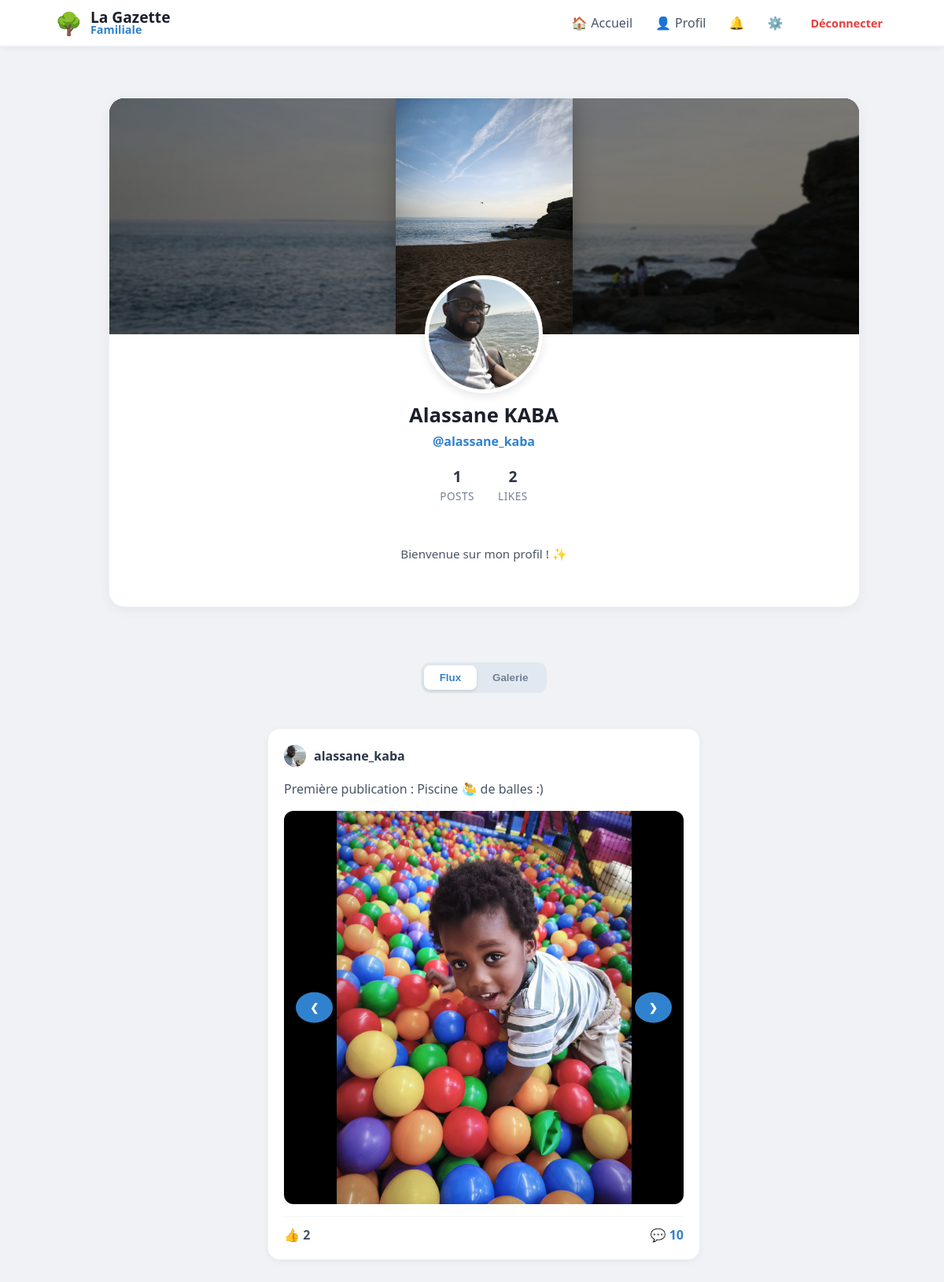
Page /user/alassane_kaba (signed in) on the committed database.
### tables this page shows
CREATE TABLE users (
                id INTEGER PRIMARY KEY AUTOINCREMENT, 
                email TEXT UNIQUE, 
                firstname TEXT, 
                lastname TEXT, 
                username TEXT UNIQUE, 
                password TEXT, 
                avatar TEXT,
                cover TEXT,
                bio TEXT,
                is_approved INTEGER DEFAULT 0,
                is_admin INTEGER DEFAULT 0
            );

CREATE TABLE posts (
                id INTEGER PRIMARY KEY AUTOINCREMENT, 
                username TEXT, 
                content TEXT, 
                likes INTEGER DEFAULT 0, 
                image TEXT,
                created_at DATETIME DEFAULT CURRENT_TIMESTAMP
            );

CREATE TABLE post_medias (
                        id INTEGER PRIMARY KEY AUTOINCREMENT,
                        post_id INTEGER,
                        filename TEXT,
                        file_type TEXT, -- 'image' ou 'video'
                        FOREIGN KEY (post_id) REFERENCES posts (id) ON DELETE CASCADE
                    );

### app.py (the view)
@app.route("/user/<username>")
@login_required
def profile(username):
    with get_db() as db:
        user_info = db.execute("SELECT * FROM users WHERE username = ?", (username,)).fetchone()
        if not user_info:
            flash("Utilisateur introuvable", "danger")
            return redirect(url_for('home'))
        posts_query = db.execute("""
            SELECT posts.*, users.avatar AS user_avatar,
                (SELECT COUNT(*) FROM reactions WHERE post_id=posts.id AND type='thumb') as thumbs,
                (SELECT COUNT(*) FROM reactions WHERE post_id=posts.id AND type='heart') as hearts
            FROM posts
            JOIN users ON posts.username = users.username
            WHERE posts.username=?
            ORDER BY posts.id DESC
        """, (username,)).fetchall()
        posts = [dict(row) for row in posts_query]
        for post in posts:
            medias = db.execute("SELECT filename, file_type FROM post_medias WHERE post_id = ?",
                                (post['id'],)).fetchall()
            post['medias'] = [dict(m) for m in medias]
            comments = db.execute("""
                SELECT comments.*, users.avatar AS user_avatar
                FROM comments
                JOIN users ON comments.username = users.username
                WHERE post_id = ?
                ORDER BY created_at ASC
            """, (post['id'],)).fetchall()
            post['comments'] = [dict(c) for c in comments]
        posts_count = len(posts)
        total_reactions = sum((p['thumbs'] or 0) + (p['hearts'] or 0) for p in posts)
    return render_template(
        "profile.html",
        posts=posts,
        user=user_info,
        posts_count=posts_count,
        likes_received=total_reactions
    )

### app.py (called while the page is built)
def get_db():
    db = sqlite3.connect("database.db")
    db.row_factory = sqlite3.Row
    return db

def login_required(f):
    @wraps(f)
    def decorated_function(*args, **kwargs):
        if "user" not in session:
            flash("Veuillez vous connecter pour accéder à cette page.", "info")
            return redirect("/login")
        return f(*args, **kwargs)
    return decorated_function

@app.context_processor
def inject_global_stats():
    stats = {'total_users': 0, 'total_posts': 0}
    if session.get('user'):
        db = get_db()
        u_count = db.execute("SELECT COUNT(*) FROM users WHERE is_approved = 1").fetchone()[0]
        p_count = db.execute("SELECT COUNT(*) FROM posts").fetchone()[0]
        stats = {'total_users': u_count, 'total_posts': p_count}
    return stats

@app.context_processor
def inject_pending_count():
    if session.get('is_admin'):
        db = get_db()
        count = db.execute("SELECT COUNT(*) as total FROM users WHERE is_approved = 0").fetchone()
        return {'pending_count': count['total']}
    return {'pending_count': 0}

@app.context_processor
def inject_notifications_count():
    if session.get('user'):
        db = get_db()
        count = db.execute("SELECT COUNT(*) FROM notifications WHERE username = ? AND is_read = 0",
                           (session['user'],)).fetchone()[0]
        return {'unread_count': count}
    return {'unread_count': 0}

### templates/profile.html (shortened to what this page needs)
{% extends "base.html" %}
{% block content %}
<div class="main-container">
    <div class="profile-header-card">
        <div class="cover-wrapper">
            <div class="cover-main-img"></div>
        </div>
        <div style="text-align: center; padding-bottom: 25px;">
            <div class="avatar-container">
                <img src="{{ url_for('static', filename='avatars/' + (user.avatar if user.avatar else 'default.png')) }}" class="profile-avatar-img">
            </div>
            <h2 style="margin: 0; font-size: 1.6em; color: #1a202c;">{{ user.firstname }} {{ user.lastname }}</h2>
            <p style="margin: 5px 0 15px 0; color: #3182ce; font-weight: 600;">@{{ user.username }}</p>
            <div class="profile-stats">
                <div class="stat-box">
                    <span class="stat-value">{{ posts|length }}</span>
                    <span class="stat-label">Posts</span>
                </div>
                <div class="stat-box">
                    <span class="stat-value">
                        {% set total_likes = namespace(value=0) %}
                        {% for post in posts %}{% set total_likes.value = total_likes.value + (post.thumbs|int) %}{% endfor %}
                        {{ total_likes.value }}
                    </span>
                    <span class="stat-label">Likes</span>
                </div>
            </div>
            <div class="profile-bio">
                {% if user.bio %}
                    {{ user.bio }}
                {% else %}
                    Bienvenue sur mon profil ! ✨
                {% endif %}
            </div>
        </div>
    </div>
    <div class="nav-container">
        <div class="modern-nav">
            <button onclick="switchView('feed')" id="btn-feed" class="nav-item-btn active">Flux</button>
            <button onclick="switchView('grid')" id="btn-grid" class="nav-item-btn">Galerie</button>
        </div>
    </div>
    <div style="grid-column: 1 / -1;">
        <div id="view-feed">
            <div style="display: flex; flex-direction: column; align-items: center;">
                {% if posts %}
                    {% for post in posts %}
                    <div class="post-card">
                        <div style="display: flex; align-items: center; gap: 10px; margin-bottom: 12px;">
                            <img src="{{ url_for('static', filename='avatars/' + (post.user_avatar if post.user_avatar else 'default.png')) }}" class="comment-avatar">
                            <strong style="color: #2d3748;">{{ post.username }}</strong>
                        </div>
                        <p style="color: #4a5568; line-height: 1.5;">{{ post.content }}</p>
                        {% if post.medias %}
                        <div class="media-slider-container">
                            {% if post.medias|length > 1 %}
                                <button class="slider-btn prev-btn" onclick="moveSlider('{{ post.id }}', -1)">&#10094;</button>
                                <button class="slider-btn next-btn" onclick="moveSlider('{{ post.id }}', 1)">&#10095;</button>
                            {% endif %}
                            <div id="slider-{{ post.id }}" class="media-slider" data-index="0">
                                {% for media in post.medias %}
                                <div class="slider-item">
                                    {% if media.file_type == 'video' %}
                                        <video src="{{ url_for('static', filename='uploads/' + media.filename) }}" controls></video>
                                    {% else %}
                                        <img src="{{ url_for('static', filename='uploads/' + media.filename) }}">
                                    {% endif %}
                                </div>
                                {% endfor %}
                            </div>
                        </div>
                        {% endif %}
                        <div style="display: flex; justify-content: space-between; margin-top: 15px; border-top: 1px solid #f1f5f9; padding-top: 12px;">
                            <span style="font-weight: 700; color: #4a5568;">👍 {{ post.thumbs or 0 }}</span>
                            <span style="color: #3182ce; cursor: pointer; font-weight: 700;" onclick="toggleComments('{{ post.id }}')">
                                💬 {{ post.comments|length }}
                            </span>
                        </div>
                    </div>
                    {% endfor %}
                {% endif %}
            </div>
        </div>
    </div>
</div>
{% endblock %}

### static/style.css (style rules this page uses)
body { font-family: 'Segoe UI', system-ui, -apple-system, sans-serif; background: #f0f2f5; margin: 0; color: #1a202c; }
.post-card { background: white; border-radius: 15px; padding: 20px; margin-bottom: 20px; box-shadow: 0 2px 8px rgba(0,0,0,0.05); border: 1px solid #edf2f7; overflow: hidden; }

### templates/base.html (style rules this page uses)
:root { --bg-color: #f0f2f5; --primary: #3182ce; --text-main: #1a202c; --text-light: #718096; --danger: #e53e3e; --success: #38a169; --info: #3182ce; }
body { background-color: var(--bg-color); margin: 0; font-family: 'Segoe UI', system-ui, -apple-system, sans-serif; }
.main-container { max-width: 1100px; margin: 0 auto; padding: 20px 15px; display: grid; grid-template-columns: 1fr; gap: 25px; align-items: start; box-sizing: border-box; }
@media (min-width: 900px) { .main-container { grid-template-columns: 280px 650px; justify-content: center; } }

### rows in the picture
users: avatar (picture), firstname "Alassane", lastname "KABA", username "alassane_kaba"
posts: avatar (picture), username "alassane_kaba", content "Première publication : Piscine 🤽‍♂️ de balles :)", thumbs "2", comments|length "10"
post_medias: filename (picture)

### other values in the picture
{{ posts|length }} "1"
{{ total_likes.value }} "2"
